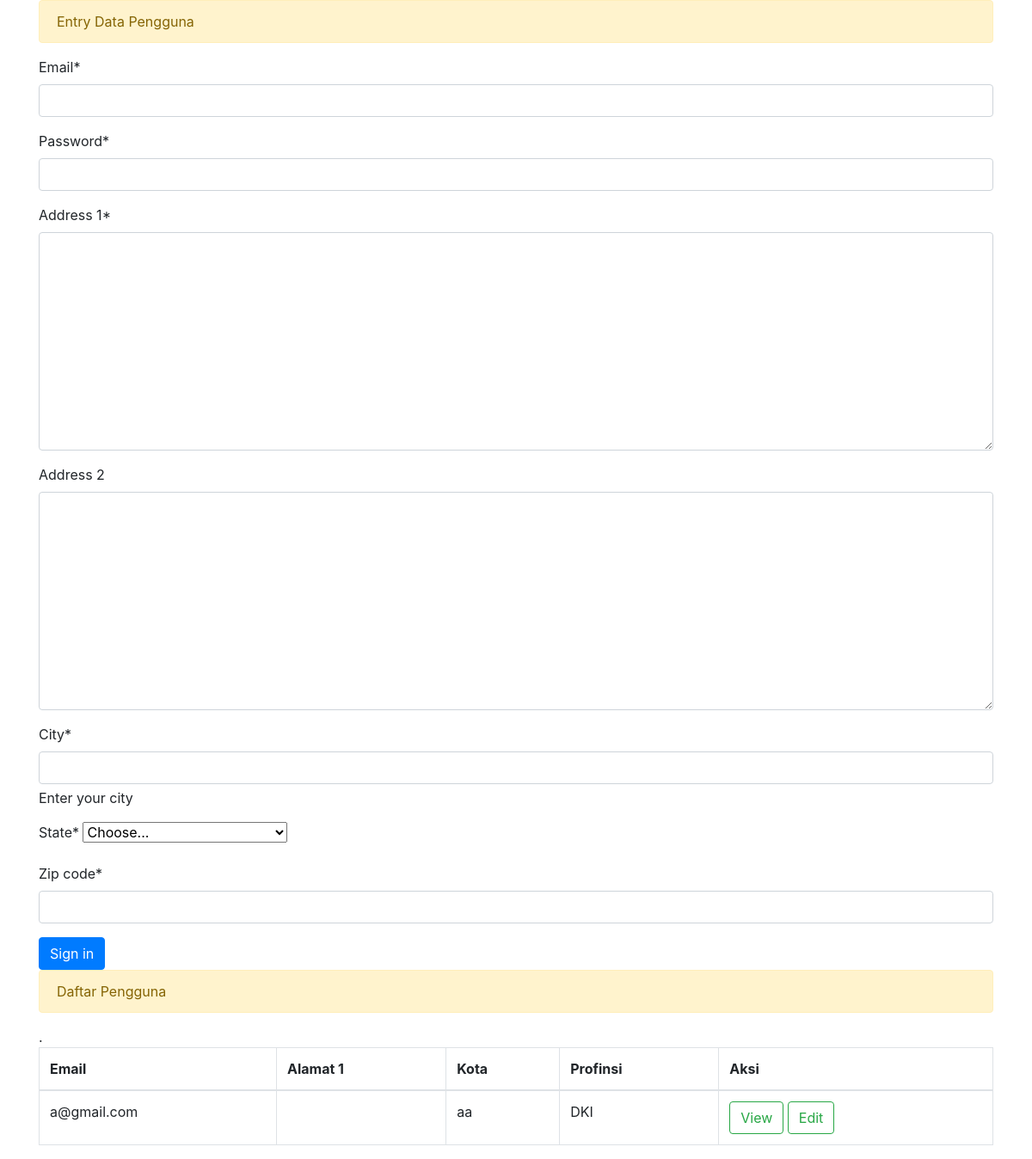
The page /pengguna/ on the database its author committed.
### data_entry/models.py (models this page shows)
class Pengguna(models.Model):
    id = models.AutoField(primary_key=True)
    email = models.EmailField()
    password = models.CharField(max_length=100)
    address_1 = models.TextField()
    address_2 = models.TextField(null=True, blank=True)
    city = models.CharField(max_length=20, help_text='Enter your city')
    state = models.CharField(max_length=20)  # Typically, a CharField is sufficient for state
    zip_code = models.CharField(max_length=7)
    tanggal_join = models.DateField(auto_now=True)

### data_entry/views.py (the view)
# urls.py: path('pengguna/', views.set_pengguna, name='set_pengguna'),
def set_pengguna(request):
    list_pengguna = Pengguna.objects.all().order_by('-id')
    print(list_pengguna)
    print('ini jalan')
    context = None
    form = PenggunaForm(None)
    if request.method == "POST":
        form = PenggunaForm(request.POST)
        if form.is_valid():
            form.save()
            list_pengguna = Pengguna.objects.all().order_by('-id')
            context = {
                'form' : form,
                'list_pengguna' : list_pengguna,
            }
            return render(request, 'data_entry/input_data_1.html', context)
    else:
        context = {
            'form' : form,
            'list_pengguna' : list_pengguna,
        }
        return render(request, 'data_entry/input_data_1.html', context)

### data_entry/forms.py
class PenggunaForm(forms.ModelForm):
    state = forms.ChoiceField(choices=STATES)
    class Meta:
        model = Pengguna
        exclude = ['tanggal_join',]

### data_entry/templates/data_entry/input_data_1.html (shortened to what this page needs)
{% extends 'base.html' %}
{% load crispy_forms_tags %} # pastikan sama persis
{% block content %}
<div class="alert alert-warning" role="alert">
  Entry Data Pengguna
</div>
  <form method="post">
    {{ form|crispy }}
    <button type="submit" class="btn btn-primary">Sign in</button>
  </form>
  <div class="alert alert-warning" role="alert">
    Daftar Pengguna
  </div>
  <table class="table table-bordered" id="data_entry_tbl">
    <thead>
        <tr >
            <th scope="col">Email</th>
            <th scope="col">Alamat 1</th>
            <th scope="col">Kota</th>
            <th scope="col">Profinsi</th>
            <th scope="col">Aksi</th>
        </tr>
    </thead>
    <tbody>
        {% for pengguna in list_pengguna %}
        <tr class = "record">
            <td><label >{{pengguna.email}}</label></td>
            <td><label >{{pengguna.addriss_1}}</label></td>
            <td><label >{{pengguna.city}}</label></td>
            <td><label >{{pengguna.state}}</label></td>
            <td>
                 <form method="post" action="#">
                     <a href="{% url 'data_entry:view_pengguna' pengguna.id %}" class="btn btn-outline-success">View</a>
                     <a href="{% url 'data_entry:edit_pengguna' pengguna.id %}" class="btn btn-outline-success">Edit</a>
                </form>
             </td>.
        </tr>
        {% endfor %}
    </tbody>
  </table>
{% endblock %}

### rows shown on the page
Pengguna: email "a@gmail.com", city "aa", state "DKI"
